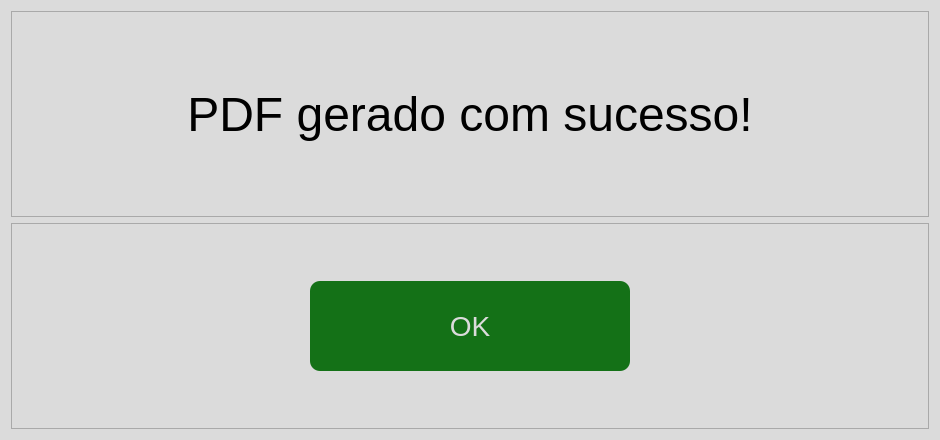
<?xml version="1.0" encoding="UTF-8"?>
<ui version="4.0">
 <class>Form</class>
 <widget class="QWidget" name="Form">
  <property name="geometry">
   <rect>
    <x>0</x>
    <y>0</y>
    <width>940</width>
    <height>440</height>
   </rect>
  </property>
  <property name="windowTitle">
   <string>Form</string>
  </property>
  <property name="styleSheet">
   <string notr="true">background-color: #DBDBDB;</string>
  </property>
  <layout class="QVBoxLayout" name="verticalLayout">
   <item>
    <widget class="QFrame" name="frame_2">
     <property name="frameShape">
      <enum>QFrame::StyledPanel</enum>
     </property>
     <property name="frameShadow">
      <enum>QFrame::Raised</enum>
     </property>
     <layout class="QVBoxLayout" name="verticalLayout_2">
      <item>
       <widget class="QLabel" name="label">
        <property name="font">
         <font>
          <pointsize>36</pointsize>
         </font>
        </property>
        <property name="text">
         <string>PDF gerado com sucesso!</string>
        </property>
        <property name="alignment">
         <set>Qt::AlignCenter</set>
        </property>
       </widget>
      </item>
     </layout>
    </widget>
   </item>
   <item>
    <widget class="QFrame" name="frame">
     <property name="frameShape">
      <enum>QFrame::StyledPanel</enum>
     </property>
     <property name="frameShadow">
      <enum>QFrame::Raised</enum>
     </property>
     <layout class="QHBoxLayout" name="horizontalLayout">
      <item>
       <spacer name="horizontalSpacer">
        <property name="orientation">
         <enum>Qt::Horizontal</enum>
        </property>
        <property name="sizeType">
         <enum>QSizePolicy::Maximum</enum>
        </property>
        <property name="sizeHint" stdset="0">
         <size>
          <width>40</width>
          <height>20</height>
         </size>
        </property>
       </spacer>
      </item>
      <item>
       <widget class="QPushButton" name="btn_ok">
        <property name="font">
         <font>
          <pointsize>21</pointsize>
         </font>
        </property>
        <property name="styleSheet">
         <string notr="true">background-color: #147117;
color: #DBDBDB;
border-radius: 10px;
padding: 5px 10px;
max-height: 80px;
max-width: 300px;</string>
        </property>
        <property name="text">
         <string>OK</string>
        </property>
       </widget>
      </item>
      <item>
       <spacer name="horizontalSpacer_2">
        <property name="orientation">
         <enum>Qt::Horizontal</enum>
        </property>
        <property name="sizeType">
         <enum>QSizePolicy::Maximum</enum>
        </property>
        <property name="sizeHint" stdset="0">
         <size>
          <width>40</width>
          <height>20</height>
         </size>
        </property>
       </spacer>
      </item>
     </layout>
    </widget>
   </item>
  </layout>
 </widget>
 <resources/>
 <connections/>
</ui>
